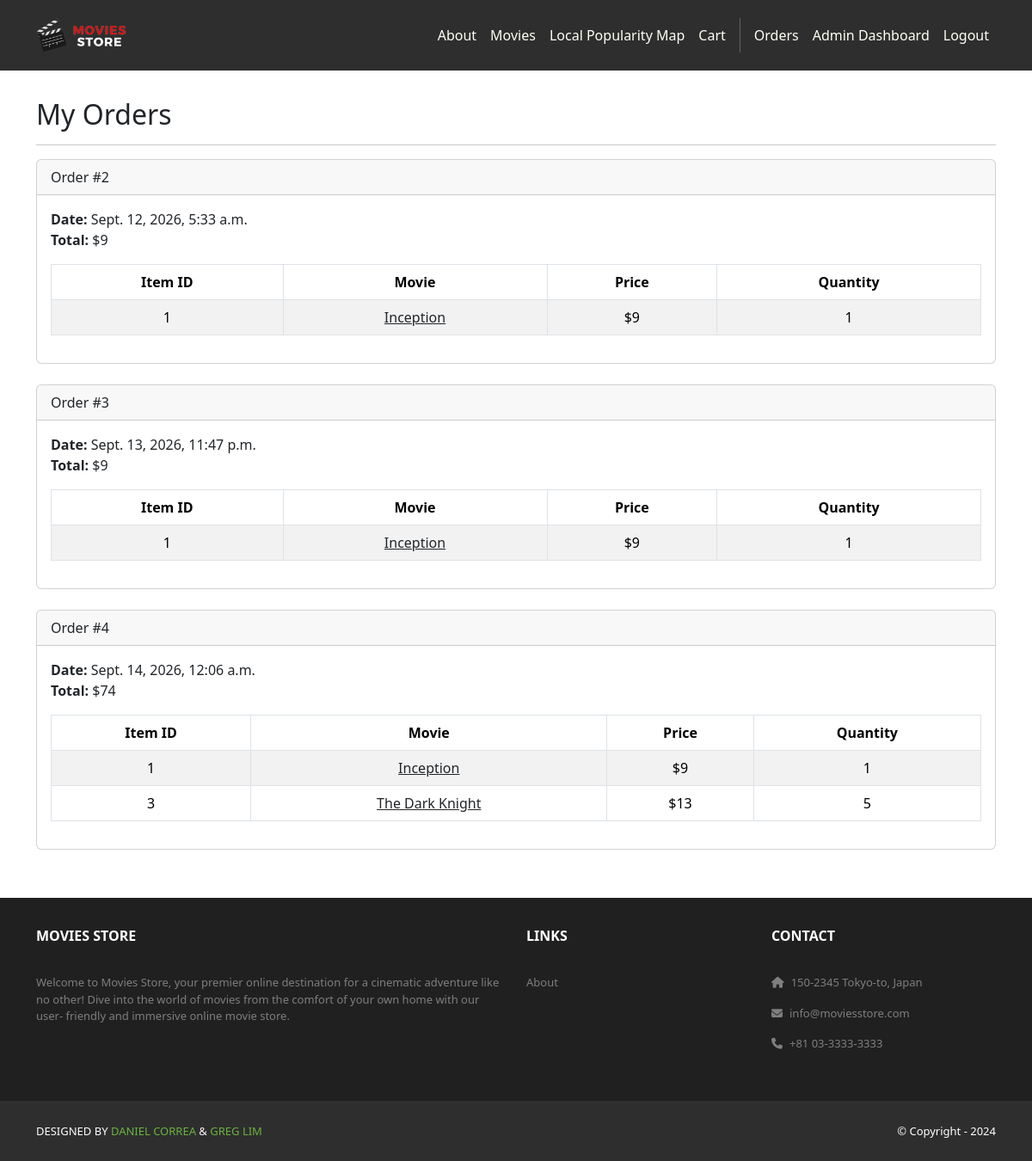
Page /accounts/orders/ (signed in) on the committed database.
### cart/models.py (models this page shows, shortened)
class Order(models.Model):
    id = models.AutoField(primary_key=True)
    total = models.IntegerField()
    date = models.DateTimeField(auto_now_add=True)
    user = models.ForeignKey(User,
        on_delete=models.CASCADE)
    region = models.CharField(
        max_length=20,
        choices=REGION_CHOICES,
        blank=True,
        default=""
    )

class Item(models.Model):
    id = models.AutoField(primary_key=True)
    price = models.IntegerField()
    quantity = models.IntegerField()
    order = models.ForeignKey(Order,
        on_delete=models.CASCADE)
    movie = models.ForeignKey(Movie,
        on_delete=models.CASCADE)

### movies/models.py (models this page shows, shortened)
class Movie(models.Model):
    id = models.AutoField(primary_key=True)
    name = models.CharField(max_length=255)
    price = models.IntegerField()
    description = models.TextField()
    image = models.ImageField(upload_to='movies_images/')

### accounts/views.py (the view)
# urls.py: path('orders/', views.orders, name = 'accounts.orders'),
@login_required
def orders(request):
    template_data = {}
    template_data['title'] = 'Orders'
    template_data['orders'] = request.user.order_set.all()
    return render(request, 'accounts/orders.html',
        {'template_data': template_data})

### accounts/templates/accounts/orders.html
{% extends 'base.html' %}
{% block content %}
<div class="p-3">
  <div class="container">
    <div class="row mt-3">
      <div class="col mx-auto mb-3">
        <h2>My Orders</h2>
        <hr />
        {% for order in template_data.orders %}
        <div class="card mb-4">
          <div class="card-header">
            Order #{{ order.id }}
          </div>
          <div class="card-body">
            <b>Date:</b> {{ order.date }}<br />
            <b>Total:</b> ${{ order.total }}<br />
            <table class="table table-bordered
              table-striped text-center mt-3">
              <thead>
                <tr>
                  <th scope="col">Item ID</th>
                  <th scope="col">Movie</th>
                  <th scope="col">Price</th>
                  <th scope="col">Quantity</th>
                </tr>
              </thead>
              <tbody>
                {% for item in order.item_set.all %}
                <tr>
                  <td>{{ item.movie.id }}</td>
                  <td>
                    <a class="link-dark"
                      href="{% url 'movies.show'
                      id=item.movie.id %}">
                      {{ item.movie.name }}
                    </a>
                  </td>
                  <td>${{ item.movie.price }}</td>
                  <td>{{ item.quantity }}</td>
                </tr>
                {% endfor %}
              </tbody>
            </table>
          </div>
        </div>
        {% endfor %}
      </div>
    </div>
  </div>
</div>
{% endblock content %}

### rows in the picture
Order: id "2", date "Sept. 12, 2026, 5:33 a.m.", total "9"
Item: movie.id "1", movie.name "Inception", movie.price "9", quantity "1"
Order: id "3", date "Sept. 13, 2026, 11:47 p.m.", total "9"
Item: movie.id "1", movie.name "Inception", movie.price "9", quantity "1"
Order: id "4", date "Sept. 14, 2026, 12:06 a.m.", total "74"
Item: movie.id "1", movie.name "Inception", movie.price "9", quantity "1"
Item: movie.id "3", movie.name "The Dark Knight", movie.price "13", quantity "5"
